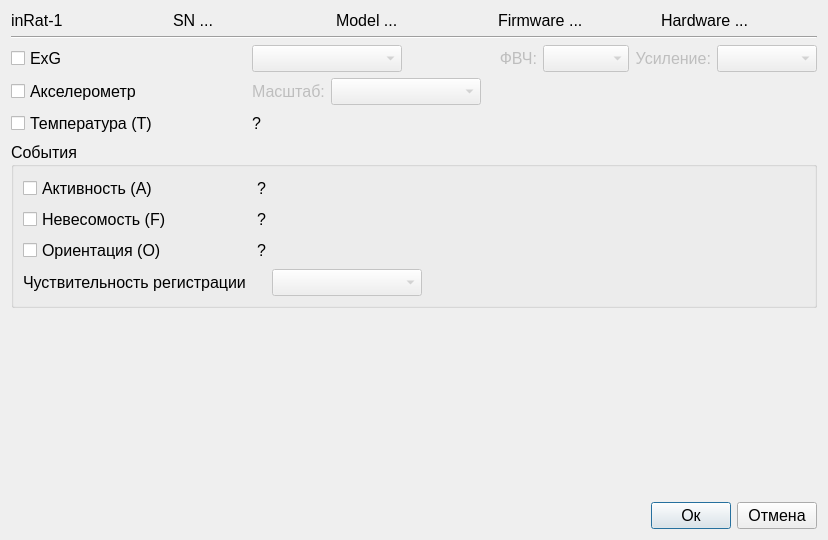
<?xml version="1.0" encoding="UTF-8"?>
<ui version="4.0">
 <class>DlgDeviceConfig</class>
 <widget class="QDialog" name="DlgDeviceConfig">
  <property name="geometry">
   <rect>
    <x>0</x>
    <y>0</y>
    <width>828</width>
    <height>540</height>
   </rect>
  </property>
  <property name="windowTitle">
   <string>Настройка параметров</string>
  </property>
  <property name="windowIcon">
   <iconset resource="resources.qrc">
    <normaloff>:/images/icon.ico</normaloff>:/images/icon.ico</iconset>
  </property>
  <layout class="QGridLayout" name="gridLayout">
   <item row="8" column="0">
    <layout class="QHBoxLayout" name="horizontalLayout">
     <item>
      <spacer name="horizontalSpacer">
       <property name="orientation">
        <enum>Qt::Orientation::Horizontal</enum>
       </property>
       <property name="sizeHint" stdset="0">
        <size>
         <width>40</width>
         <height>20</height>
        </size>
       </property>
      </spacer>
     </item>
     <item>
      <widget class="QPushButton" name="pushButtonOk">
       <property name="font">
        <font>
         <pointsize>12</pointsize>
        </font>
       </property>
       <property name="text">
        <string>Ок</string>
       </property>
      </widget>
     </item>
     <item>
      <widget class="QPushButton" name="pushButtonCancel">
       <property name="font">
        <font>
         <pointsize>12</pointsize>
        </font>
       </property>
       <property name="text">
        <string>Отмена</string>
       </property>
      </widget>
     </item>
    </layout>
   </item>
   <item row="2" column="0">
    <layout class="QVBoxLayout" name="verticalLayout">
     <item>
      <layout class="QHBoxLayout" name="horizontalLayout_3">
       <item>
        <widget class="QCheckBox" name="checkBoxExg">
         <property name="sizePolicy">
          <sizepolicy hsizetype="Fixed" vsizetype="Fixed">
           <horstretch>0</horstretch>
           <verstretch>0</verstretch>
          </sizepolicy>
         </property>
         <property name="minimumSize">
          <size>
           <width>235</width>
           <height>0</height>
          </size>
         </property>
         <property name="maximumSize">
          <size>
           <width>400</width>
           <height>16777215</height>
          </size>
         </property>
         <property name="font">
          <font>
           <pointsize>12</pointsize>
          </font>
         </property>
         <property name="text">
          <string>ExG</string>
         </property>
        </widget>
       </item>
       <item>
        <widget class="QComboBox" name="comboBoxModeSampleRate">
         <property name="enabled">
          <bool>false</bool>
         </property>
         <property name="sizePolicy">
          <sizepolicy hsizetype="Fixed" vsizetype="Fixed">
           <horstretch>0</horstretch>
           <verstretch>0</verstretch>
          </sizepolicy>
         </property>
         <property name="minimumSize">
          <size>
           <width>150</width>
           <height>0</height>
          </size>
         </property>
         <property name="maximumSize">
          <size>
           <width>150</width>
           <height>16777215</height>
          </size>
         </property>
         <property name="font">
          <font>
           <pointsize>12</pointsize>
          </font>
         </property>
        </widget>
       </item>
       <item>
        <spacer name="horizontalSpacer_4">
         <property name="orientation">
          <enum>Qt::Orientation::Horizontal</enum>
         </property>
         <property name="sizeHint" stdset="0">
          <size>
           <width>40</width>
           <height>20</height>
          </size>
         </property>
        </spacer>
       </item>
       <item>
        <widget class="QLabel" name="labelHpf">
         <property name="enabled">
          <bool>false</bool>
         </property>
         <property name="sizePolicy">
          <sizepolicy hsizetype="Preferred" vsizetype="Preferred">
           <horstretch>0</horstretch>
           <verstretch>0</verstretch>
          </sizepolicy>
         </property>
         <property name="minimumSize">
          <size>
           <width>30</width>
           <height>0</height>
          </size>
         </property>
         <property name="font">
          <font>
           <pointsize>12</pointsize>
          </font>
         </property>
         <property name="layoutDirection">
          <enum>Qt::LayoutDirection::RightToLeft</enum>
         </property>
         <property name="text">
          <string>ФВЧ:</string>
         </property>
         <property name="alignment">
          <set>Qt::AlignmentFlag::AlignRight|Qt::AlignmentFlag::AlignTrailing|Qt::AlignmentFlag::AlignVCenter</set>
         </property>
        </widget>
       </item>
       <item>
        <widget class="QComboBox" name="comboBoxHpf">
         <property name="enabled">
          <bool>false</bool>
         </property>
         <property name="minimumSize">
          <size>
           <width>75</width>
           <height>0</height>
          </size>
         </property>
         <property name="font">
          <font>
           <pointsize>12</pointsize>
          </font>
         </property>
        </widget>
       </item>
       <item>
        <widget class="QLabel" name="labelGain">
         <property name="enabled">
          <bool>false</bool>
         </property>
         <property name="minimumSize">
          <size>
           <width>30</width>
           <height>0</height>
          </size>
         </property>
         <property name="font">
          <font>
           <pointsize>12</pointsize>
          </font>
         </property>
         <property name="layoutDirection">
          <enum>Qt::LayoutDirection::RightToLeft</enum>
         </property>
         <property name="inputMethodHints">
          <set>Qt::InputMethodHint::ImhNone</set>
         </property>
         <property name="text">
          <string>Усиление:</string>
         </property>
         <property name="alignment">
          <set>Qt::AlignmentFlag::AlignRight|Qt::AlignmentFlag::AlignTrailing|Qt::AlignmentFlag::AlignVCenter</set>
         </property>
        </widget>
       </item>
       <item>
        <widget class="QComboBox" name="comboBoxGain">
         <property name="enabled">
          <bool>false</bool>
         </property>
         <property name="sizePolicy">
          <sizepolicy hsizetype="Fixed" vsizetype="Fixed">
           <horstretch>0</horstretch>
           <verstretch>0</verstretch>
          </sizepolicy>
         </property>
         <property name="minimumSize">
          <size>
           <width>100</width>
           <height>0</height>
          </size>
         </property>
         <property name="maximumSize">
          <size>
           <width>150</width>
           <height>16777215</height>
          </size>
         </property>
         <property name="font">
          <font>
           <pointsize>12</pointsize>
          </font>
         </property>
        </widget>
       </item>
      </layout>
     </item>
     <item>
      <layout class="QHBoxLayout" name="horizontalLayout_5">
       <item>
        <widget class="QCheckBox" name="checkBoxAcceleration">
         <property name="sizePolicy">
          <sizepolicy hsizetype="Fixed" vsizetype="Fixed">
           <horstretch>0</horstretch>
           <verstretch>0</verstretch>
          </sizepolicy>
         </property>
         <property name="minimumSize">
          <size>
           <width>235</width>
           <height>0</height>
          </size>
         </property>
         <property name="maximumSize">
          <size>
           <width>400</width>
           <height>16777215</height>
          </size>
         </property>
         <property name="font">
          <font>
           <pointsize>12</pointsize>
          </font>
         </property>
         <property name="text">
          <string>Акселерометр</string>
         </property>
        </widget>
       </item>
       <item>
        <widget class="QLabel" name="labelFullScale">
         <property name="enabled">
          <bool>false</bool>
         </property>
         <property name="font">
          <font>
           <pointsize>12</pointsize>
          </font>
         </property>
         <property name="text">
          <string>Масштаб:</string>
         </property>
        </widget>
       </item>
       <item>
        <widget class="QComboBox" name="comboBoxFullScaleAccelerometer">
         <property name="enabled">
          <bool>false</bool>
         </property>
         <property name="sizePolicy">
          <sizepolicy hsizetype="Fixed" vsizetype="Fixed">
           <horstretch>0</horstretch>
           <verstretch>0</verstretch>
          </sizepolicy>
         </property>
         <property name="minimumSize">
          <size>
           <width>150</width>
           <height>0</height>
          </size>
         </property>
         <property name="font">
          <font>
           <pointsize>12</pointsize>
          </font>
         </property>
        </widget>
       </item>
       <item>
        <spacer name="horizontalSpacer_3">
         <property name="orientation">
          <enum>Qt::Orientation::Horizontal</enum>
         </property>
         <property name="sizeHint" stdset="0">
          <size>
           <width>40</width>
           <height>20</height>
          </size>
         </property>
        </spacer>
       </item>
      </layout>
     </item>
     <item>
      <layout class="QHBoxLayout" name="horizontalLayout_4">
       <item>
        <widget class="QCheckBox" name="checkBoxTemp">
         <property name="sizePolicy">
          <sizepolicy hsizetype="Fixed" vsizetype="Fixed">
           <horstretch>0</horstretch>
           <verstretch>0</verstretch>
          </sizepolicy>
         </property>
         <property name="minimumSize">
          <size>
           <width>235</width>
           <height>0</height>
          </size>
         </property>
         <property name="maximumSize">
          <size>
           <width>400</width>
           <height>16777215</height>
          </size>
         </property>
         <property name="font">
          <font>
           <pointsize>12</pointsize>
          </font>
         </property>
         <property name="toolTip">
          <string>Регистрация события температуры
</string>
         </property>
         <property name="text">
          <string>Температура (T)</string>
         </property>
        </widget>
       </item>
       <item>
        <widget class="QLabel" name="labelInfoTemperature">
         <property name="font">
          <font>
           <pointsize>12</pointsize>
          </font>
         </property>
         <property name="toolTip">
          <string>&lt;html&gt;&lt;head/&gt;&lt;body&gt;&lt;p&gt;Событие &amp;quot;Температура&amp;quot;&lt;/p&gt;&lt;p&gt;Единицы измерения: градусы Цельсия (°C)&lt;br/&gt;Формат записи: T {значение}&lt;/p&gt;&lt;/body&gt;&lt;/html&gt;</string>
         </property>
         <property name="text">
          <string>?</string>
         </property>
        </widget>
       </item>
       <item>
        <spacer name="horizontalSpacer_5">
         <property name="orientation">
          <enum>Qt::Orientation::Horizontal</enum>
         </property>
         <property name="sizeHint" stdset="0">
          <size>
           <width>40</width>
           <height>20</height>
          </size>
         </property>
        </spacer>
       </item>
      </layout>
     </item>
    </layout>
   </item>
   <item row="0" column="0">
    <layout class="QHBoxLayout" name="horizontalLayout_2">
     <item>
      <widget class="QLabel" name="labelDeviceValue">
       <property name="font">
        <font>
         <pointsize>12</pointsize>
        </font>
       </property>
       <property name="text">
        <string>inRat-1</string>
       </property>
      </widget>
     </item>
     <item>
      <widget class="QLabel" name="labelSnValue">
       <property name="font">
        <font>
         <pointsize>12</pointsize>
        </font>
       </property>
       <property name="text">
        <string>SN ...</string>
       </property>
      </widget>
     </item>
     <item>
      <widget class="QLabel" name="labelModelValue">
       <property name="font">
        <font>
         <pointsize>12</pointsize>
        </font>
       </property>
       <property name="text">
        <string>Model ...</string>
       </property>
      </widget>
     </item>
     <item>
      <widget class="QLabel" name="labelFirmwareValue">
       <property name="font">
        <font>
         <pointsize>12</pointsize>
        </font>
       </property>
       <property name="text">
        <string>Firmware ...</string>
       </property>
      </widget>
     </item>
     <item>
      <widget class="QLabel" name="labelHardwareValue">
       <property name="font">
        <font>
         <pointsize>12</pointsize>
        </font>
       </property>
       <property name="text">
        <string>Hardware ...</string>
       </property>
      </widget>
     </item>
    </layout>
   </item>
   <item row="4" column="0">
    <widget class="QGroupBox" name="groupBoxEnabledEvents">
     <property name="font">
      <font>
       <pointsize>12</pointsize>
      </font>
     </property>
     <property name="title">
      <string>События</string>
     </property>
     <property name="flat">
      <bool>false</bool>
     </property>
     <property name="checkable">
      <bool>false</bool>
     </property>
     <layout class="QGridLayout" name="gridLayout_2">
      <item row="0" column="0">
       <layout class="QGridLayout" name="gridLayoutEvents">
        <item row="4" column="0">
         <widget class="QCheckBox" name="checkBoxFreefall">
          <property name="font">
           <font>
            <pointsize>12</pointsize>
           </font>
          </property>
          <property name="text">
           <string>Невесомость (F)</string>
          </property>
         </widget>
        </item>
        <item row="1" column="2">
         <spacer name="horizontalSpacer_2">
          <property name="orientation">
           <enum>Qt::Orientation::Horizontal</enum>
          </property>
          <property name="sizeHint" stdset="0">
           <size>
            <width>40</width>
            <height>20</height>
           </size>
          </property>
         </spacer>
        </item>
        <item row="5" column="1">
         <widget class="QLabel" name="labelInfoOrientation">
          <property name="font">
           <font>
            <pointsize>12</pointsize>
           </font>
          </property>
          <property name="toolTip">
           <string>&lt;html&gt;&lt;head/&gt;&lt;body&gt;&lt;p&gt;Событие &amp;quot;Смена ориентации&amp;quot;&lt;/p&gt;&lt;p&gt;Формат записи: O {code}&lt;/p&gt;&lt;p&gt;Коды ориентации:&lt;/p&gt;&lt;p&gt;&lt;span style=&quot; font-family:'Courier New';&quot;&gt;- x+&lt;/span&gt; — датчик на левом боку&lt;/p&gt;&lt;p&gt;&lt;span style=&quot; font-family:'Courier New';&quot;&gt;- x-&lt;/span&gt; — датчик на правом боку&lt;/p&gt;&lt;p&gt;&lt;span style=&quot; font-family:'Courier New';&quot;&gt;- y+&lt;/span&gt; — датчик вертикально&lt;/p&gt;&lt;p&gt;&lt;span style=&quot; font-family:'Courier New';&quot;&gt;- y-&lt;/span&gt; — датчик перевёрнут&lt;/p&gt;&lt;p&gt;&lt;span style=&quot; font-family:'Courier New';&quot;&gt;- z+&lt;/span&gt; — датчик лицом вверх&lt;/p&gt;&lt;p&gt;&lt;span style=&quot; font-family:'Courier New';&quot;&gt;- z-&lt;/span&gt; — датчик лицом вниз&lt;/p&gt;&lt;/body&gt;&lt;/html&gt;</string>
          </property>
          <property name="text">
           <string>?</string>
          </property>
         </widget>
        </item>
        <item row="1" column="0">
         <widget class="QCheckBox" name="checkBoxActivity">
          <property name="font">
           <font>
            <pointsize>12</pointsize>
           </font>
          </property>
          <property name="text">
           <string>Активность (A)</string>
          </property>
         </widget>
        </item>
        <item row="1" column="1">
         <widget class="QLabel" name="labelInfoActivity">
          <property name="font">
           <font>
            <pointsize>12</pointsize>
           </font>
          </property>
          <property name="toolTip">
           <string>&lt;html&gt;&lt;head/&gt;&lt;body&gt;&lt;p&gt;Событие &amp;quot;Активность&amp;quot;&lt;/p&gt;&lt;p&gt;Условие срабатывания: превышение порога ускорения по одной из осей.&lt;br/&gt;Формат записи: A {x} {y} {z}&lt;/p&gt;&lt;p&gt; - ускорение в милли-g (mg) по осям X, Y, Z.&lt;/p&gt;&lt;/body&gt;&lt;/html&gt;</string>
          </property>
          <property name="text">
           <string>?</string>
          </property>
         </widget>
        </item>
        <item row="5" column="0">
         <widget class="QCheckBox" name="checkBoxOrientation">
          <property name="font">
           <font>
            <pointsize>12</pointsize>
           </font>
          </property>
          <property name="text">
           <string>Ориентация (O)</string>
          </property>
         </widget>
        </item>
        <item row="4" column="1">
         <widget class="QLabel" name="labelInfoFreefall">
          <property name="font">
           <font>
            <pointsize>12</pointsize>
           </font>
          </property>
          <property name="toolTip">
           <string>&lt;html&gt;&lt;head/&gt;&lt;body&gt;&lt;p&gt;Событие &amp;quot;Прыжок&amp;quot;&lt;/p&gt;&lt;p&gt;Условие срабатывания: ускорение по осям X, Y, Z близко к 0.&lt;/p&gt;&lt;p&gt;Формат записи: &amp;quot;F&amp;quot;&lt;/p&gt;&lt;/body&gt;&lt;/html&gt;</string>
          </property>
          <property name="text">
           <string>?</string>
          </property>
         </widget>
        </item>
        <item row="6" column="0">
         <widget class="QLabel" name="labelActivityThreshold">
          <property name="font">
           <font>
            <pointsize>12</pointsize>
           </font>
          </property>
          <property name="text">
           <string>Чуствительность регистрации </string>
          </property>
         </widget>
        </item>
        <item row="6" column="2">
         <widget class="QComboBox" name="comboBoxActivityThreshold">
          <property name="enabled">
           <bool>false</bool>
          </property>
          <property name="sizePolicy">
           <sizepolicy hsizetype="Fixed" vsizetype="Fixed">
            <horstretch>0</horstretch>
            <verstretch>0</verstretch>
           </sizepolicy>
          </property>
          <property name="minimumSize">
           <size>
            <width>150</width>
            <height>0</height>
           </size>
          </property>
          <property name="font">
           <font>
            <pointsize>12</pointsize>
           </font>
          </property>
         </widget>
        </item>
       </layout>
      </item>
     </layout>
    </widget>
   </item>
   <item row="6" column="0">
    <spacer name="verticalSpacer">
     <property name="orientation">
      <enum>Qt::Orientation::Vertical</enum>
     </property>
     <property name="sizeHint" stdset="0">
      <size>
       <width>20</width>
       <height>40</height>
      </size>
     </property>
    </spacer>
   </item>
   <item row="1" column="0">
    <widget class="Line" name="line">
     <property name="orientation">
      <enum>Qt::Orientation::Horizontal</enum>
     </property>
    </widget>
   </item>
  </layout>
 </widget>
 <resources>
  <include location="resources.qrc"/>
 </resources>
 <connections/>
</ui>
